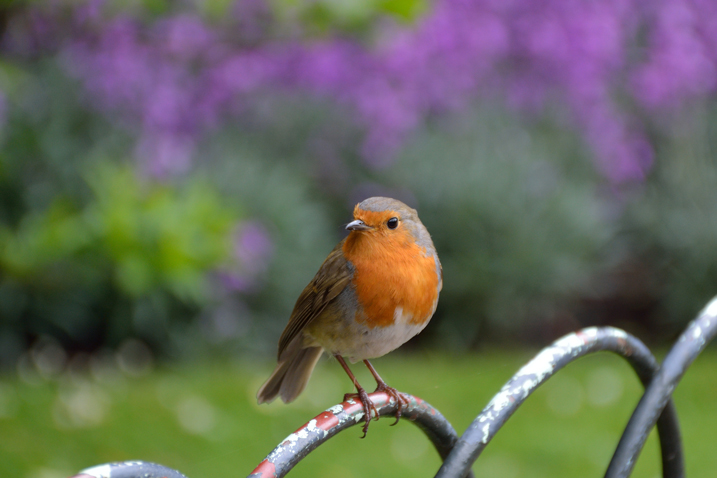
#> input picture bird.jpg, 717 x 478 px
$ python cut.py
#> lines starting #> are read from the running program, lines starting #| are printed output that depends on the picture
"""Crop a polygonal selection from an image."""
import numpy as np
from PIL import Image
from shapely.geometry import Point
from shapely.geometry import Polygon


im = Image.open('bird.jpg').convert('RGBA')
pixels = np.array(im)
im_copy = np.array(im)

region = Polygon([(200, 200), (450, 400), (50, 550)])

for index, pixel in np.ndenumerate(pixels):
  # Unpack the index.
  row, col, channel = index
  # We only need to look at spatial pixel data for one of the four channels.
  if channel != 0:
    continue
  point = Point(row, col)
  if not region.contains(point):
    im_copy[(row, col, 0)] = 255
    im_copy[(row, col, 1)] = 255
    im_copy[(row, col, 2)] = 255
    im_copy[(row, col, 3)] = 0
#> this loop made 1370904 passes
#> (index, pixel, col, channel) on passes 1 to 3: ((0, 0, 0), 46, 0, 0), ((0, 0, 1), 59, 0, 1), ((0, 0, 2), 13, 0, 2)
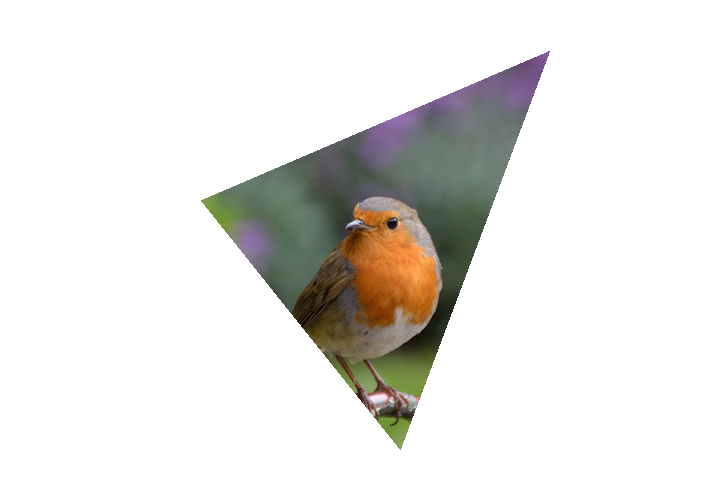
#> im_copy: shape (478, 717, 4); mean R, G, B, A 230.1, 228.9, 225.9, 43.7; transparent parts drawn white

cut_image = Image.fromarray(im_copy)
cut_image.save('bird.png')
